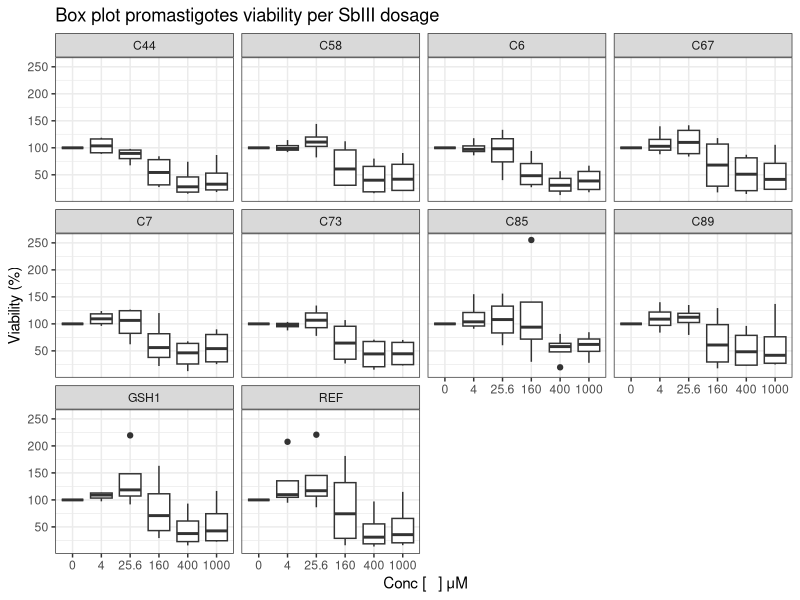
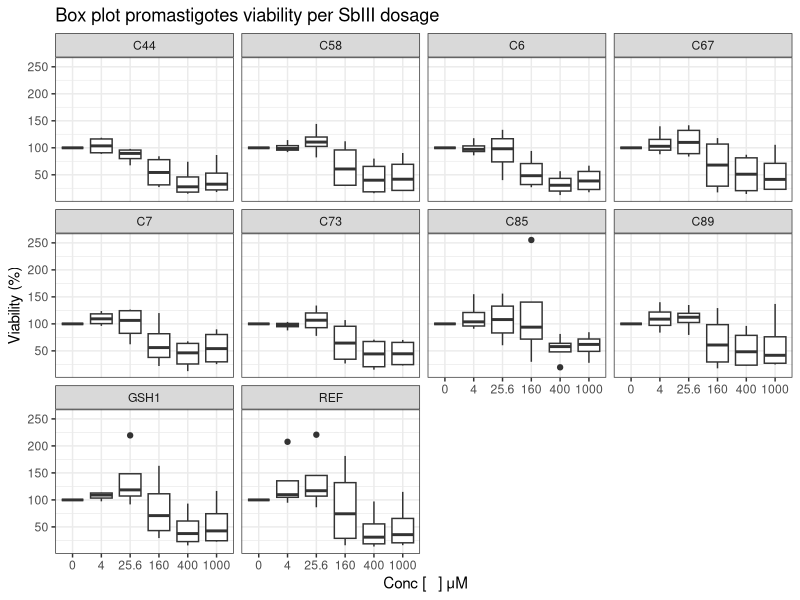

Recreate these plots in R, in order.
################################################################################
############################### EDA-BoxPlot  ###################################
################################################################################

# Packages

library(dplyr)
library(ggplot2)

# Loading data 

DataMTT <-  read.csv(file = "Data/Processed/DataMTT_processed_normalized.csv",
                     header = TRUE, sep =",")

# Checking data
head(DataMTT)
sapply(DataMTT, class)
DataMTT$pop <- as.factor(DataMTT$pop )
DataMTT$experiment <- as.factor(DataMTT$experiment)
DataMTT$conc<- as.factor(DataMTT$conc)
sapply(DataMTT, class)


MTT_BP_pop <-  ggplot(DataMTT, aes(conc, viability))+
  geom_boxplot()+
  ggtitle("Box plot promastigotes viability per SbIII dosage") +
  labs(x = " Conc [   ] μM", y = "Viability (%)")+
  theme(plot.title = element_text(size = 14,face="bold"),
        axis.text.x = element_text(size = 10), 
        axis.text.y = element_text(size = 10),
        axis.title.x = element_text(size = 15),
        axis.title.y = element_text(size = 15))+
  #facet_grid(MTT_SbIII_48h$pop)+
  facet_wrap(~pop)+
  theme_bw()

MTT_BP_pop +  labs(color = "Populations")

ggsave("Figures/02_MTT_BoxPlot_normalized.png")
